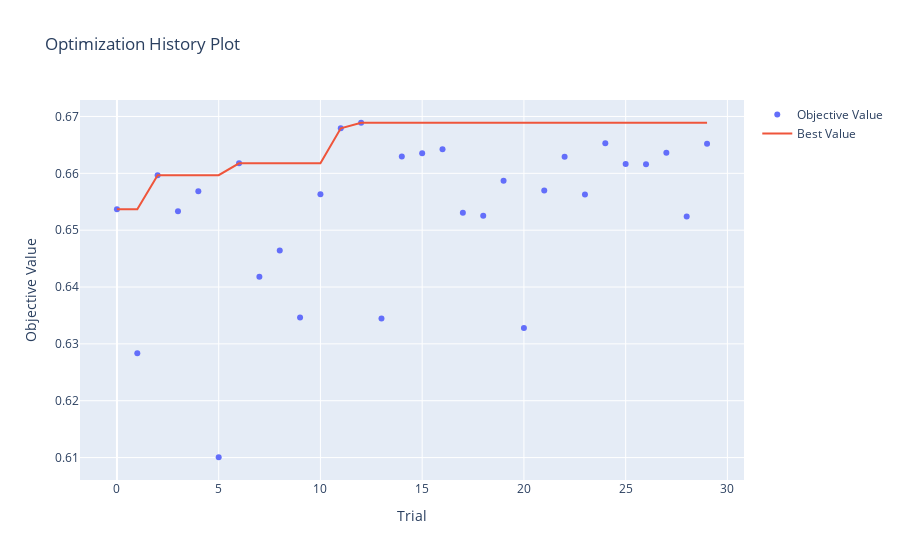

Source (notebook cell):
### Markdown cell above
<a id="36"></a> <br>
### 3.6. Visualizaciones de hiperparámetros

### Code cell
optuna.visualization.plot_optimization_history(pipe_study)

### Figure 1 — Plotly figure (JSON) as saved in the notebook; plotly's stock layout.template omitted (floating-point values rounded to 4 significant figures)
{"data": [{"mode": "markers", "name": "Objective Value", "type": "scatter", "x": [0, 1, 2, 3, 4, 5, 6, 7, 8, 9, 10, 11, 12, 13, 14, 15, 16, 17, 18, 19, 20, 21, 22, 23, 24, 25, 26, 27, 28, 29], "y": [0.6537, 0.6283, 0.6597, 0.6533, 0.6568, 0.6101, 0.6618, 0.6418, 0.6464, 0.6346, 0.6563, 0.6679, 0.6689, 0.6345, 0.663, 0.6635, 0.6642, 0.6531, 0.6525, 0.6587, 0.6328, 0.657, 0.6629, 0.6563, 0.6653, 0.6617, 0.6616, 0.6636, 0.6524, 0.6652]}, {"name": "Best Value", "type": "scatter", "x": [0, 1, 2, 3, 4, 5, 6, 7, 8, 9, 10, 11, 12, 13, 14, 15, 16, 17, 18, 19, 20, 21, 22, 23, 24, 25, 26, 27, 28, 29], "y": [0.6537, 0.6537, 0.6597, 0.6597, 0.6597, 0.6597, 0.6618, 0.6618, 0.6618, 0.6618, 0.6618, 0.6679, 0.6689, 0.6689, 0.6689, 0.6689, 0.6689, 0.6689, 0.6689, 0.6689, 0.6689, 0.6689, 0.6689, 0.6689, 0.6689, 0.6689, 0.6689, 0.6689, 0.6689, 0.6689]}], "layout": {"title": {"text": "Optimization History Plot"}, "xaxis": {"title": {"text": "Trial"}}, "yaxis": {"title": {"text": "Objective Value"}}}}
